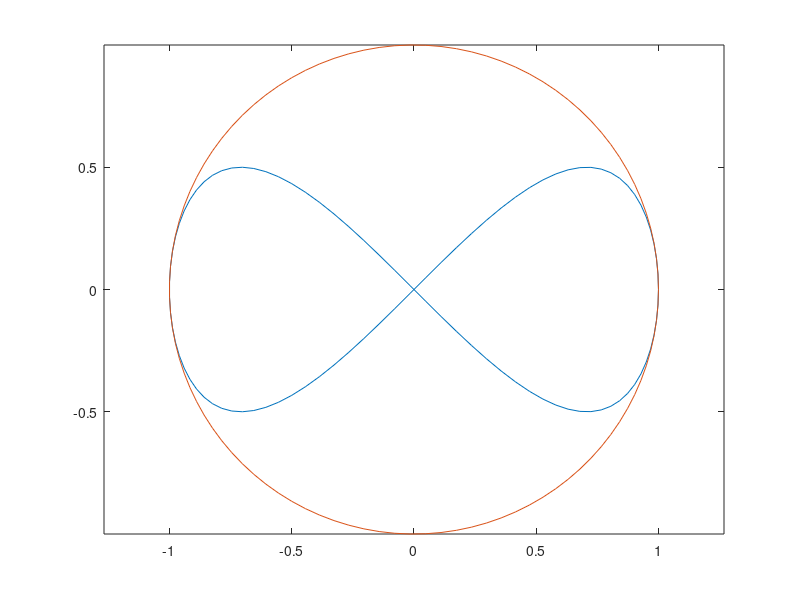

Recreate this plot in MATLAB. (Note: this script raises an error after producing the figure.)
close all, clear all, clc
t=linspace(0,2*pi);
a=1;
x=a.*cos(t);
y=a.*cos(t).*sin(t);
x1=cos(t);
y1=sin(t);
display('What would you like to do?')
display('1) Single Plot')
display('2) Iterated Plot')
control=input('');
plot(x,y,x1,y1)
axis equal
    if control==2
    figure
    hold on
        for a=1:.5:10
            x=a.*cos(t);
            y=a.*cos(t).*sin(t);
            x1=a.*cos(t);
            y1=a.*sin(t);
            f1=plot(x,y);
            f2=plot(x1,y1);
            set(f1,'Color',[.9 .5 .1])  
            set(f2,'Color',[.5 .2*a/10 .5])
            set(gco,'Color','k')
        end
    end
axis equal
drawaxes
xlabel('x-axis')
ylabel('y-axis')
S=strvcat('          Lemniscate of Gerono',...
    'x=acos(\theta),  y=asin(\theta)cos(\theta)',...
    '        0 \leq \theta \leq 2\pi');
title(S)
